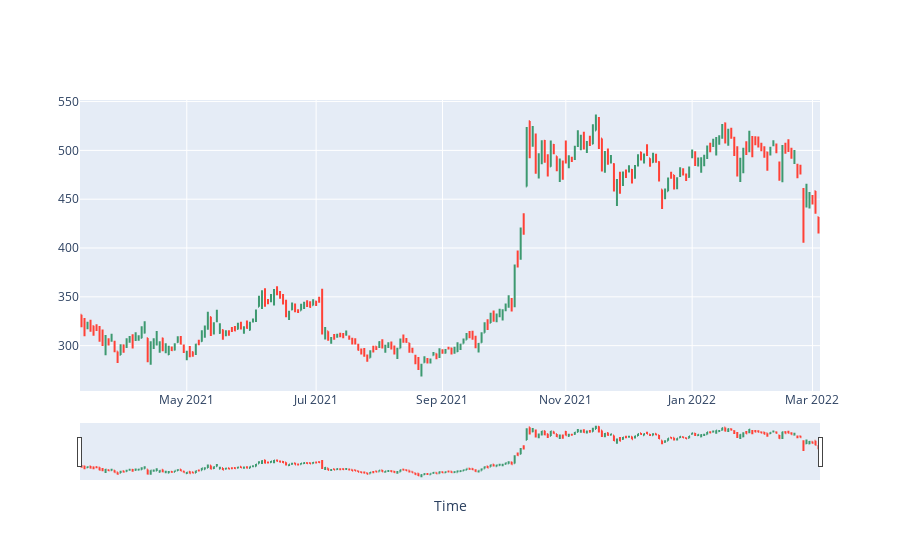

This figure's notebook cell:
### Code cell
ohlc = go.Figure(data = [go.Ohlc(x = tatamotors_1year.index, 
                open = tatamotors_1year[('Open')],
                high = tatamotors_1year[('High')],
                low = tatamotors_1year[('Low')],
                close = tatamotors_1year[('Close')])])

ohlc.update_xaxes(title_text = 'Time', rangeslider_visible = True,
    rangebreaks = [dict(values = dt_breaks)])
ohlc.show()

### Figure 1 — Plotly figure (JSON) as saved in the notebook; plotly's stock layout.template omitted (floating-point values rounded to 4 significant figures; data arrays with more than 128 entries replaced by an {"elided": "..."} marker saying what was removed)
{"data": [{"close": {"elided": "246 float values"}, "high": {"elided": "246 float values"}, "low": {"elided": "246 float values"}, "open": {"elided": "246 float values"}, "type": "ohlc", "x": {"elided": "246 str values"}}], "layout": {"xaxis": {"rangebreaks": [{"values": ["2021-03-11", "2021-03-13", "2021-03-14", "2021-03-20", "2021-03-21", "2021-03-27", "2021-03-28", "2021-03-29", "2021-04-02", "2021-04-03", "2021-04-04", "2021-04-10", "2021-04-11", "2021-04-14", "2021-04-17", "2021-04-18", "2021-04-21", "2021-04-24", "2021-04-25", "2021-05-01", "2021-05-02", "2021-05-08", "2021-05-09", "2021-05-13", "2021-05-15", "2021-05-16", "2021-05-22", "2021-05-23", "2021-05-29", "2021-05-30", "2021-06-05", "2021-06-06", "2021-06-12", "2021-06-13", "2021-06-19", "2021-06-20", "2021-06-26", "2021-06-27", "2021-07-03", "2021-07-04", "2021-07-10", "2021-07-11", "2021-07-17", "2021-07-18", "2021-07-21", "2021-07-24", "2021-07-25", "2021-07-31", "2021-08-01", "2021-08-07", "2021-08-08", "2021-08-14", "2021-08-15", "2021-08-19", "2021-08-21", "2021-08-22", "2021-08-28", "2021-08-29", "2021-09-04", "2021-09-05", "2021-09-10", "2021-09-11", "2021-09-12", "2021-09-18", "2021-09-19", "2021-09-25", "2021-09-26", "2021-10-02", "2021-10-03", "2021-10-09", "2021-10-10", "2021-10-15", "2021-10-16", "2021-10-17", "2021-10-23", "2021-10-24", "2021-10-30", "2021-10-31", "2021-11-05", "2021-11-06", "2021-11-07", "2021-11-13", "2021-11-14", "2021-11-19", "2021-11-20", "2021-11-21", "2021-11-27", "2021-11-28", "2021-12-04", "2021-12-05", "2021-12-11", "2021-12-12", "2021-12-18", "2021-12-19", "2021-12-25", "2021-12-26", "2022-01-01", "2022-01-02", "2022-01-08", "2022-01-09", "2022-01-15", "2022-01-16", "2022-01-22", "2022-01-23", "2022-01-26", "2022-01-29", "2022-01-30", "2022-02-05", "2022-02-06", "2022-02-12", "2022-02-13", "2022-02-19", "2022-02-20", "2022-02-26", "2022-02-27", "2022-03-01"]}], "rangeslider": {"visible": true}, "title": {"text": "Time"}}}}
